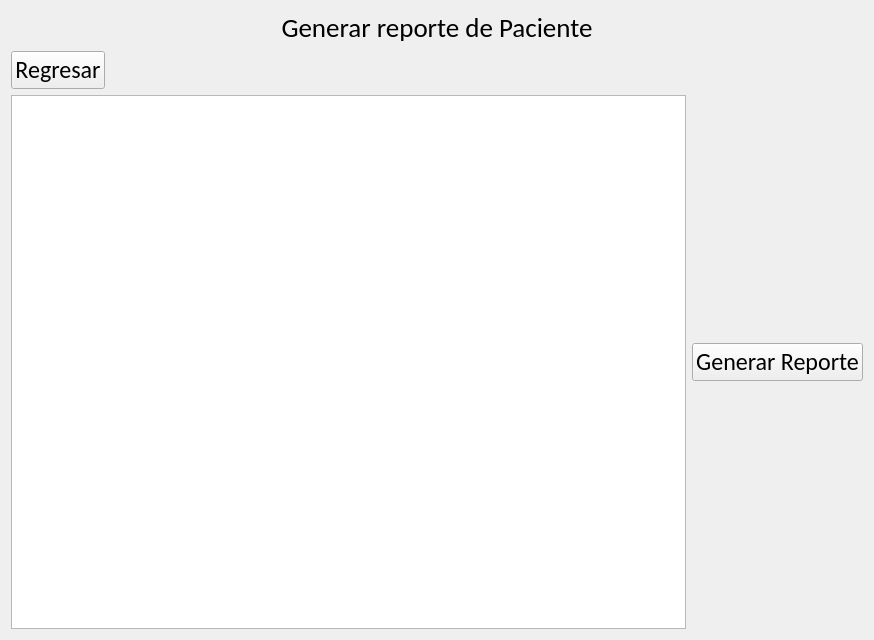
<?xml version="1.0" encoding="UTF-8"?>
<ui version="4.0">
 <class>Form</class>
 <widget class="QWidget" name="Form">
  <property name="geometry">
   <rect>
    <x>0</x>
    <y>0</y>
    <width>874</width>
    <height>640</height>
   </rect>
  </property>
  <property name="windowTitle">
   <string>Form</string>
  </property>
  <layout class="QGridLayout" name="gridLayout">
   <item row="2" column="1">
    <widget class="QListWidget" name="patient_list"/>
   </item>
   <item row="0" column="1" colspan="2">
    <widget class="QLabel" name="title">
     <property name="font">
      <font>
       <family>Calibri</family>
       <pointsize>20</pointsize>
      </font>
     </property>
     <property name="layoutDirection">
      <enum>Qt::LeftToRight</enum>
     </property>
     <property name="autoFillBackground">
      <bool>false</bool>
     </property>
     <property name="text">
      <string>Generar reporte de Paciente</string>
     </property>
     <property name="alignment">
      <set>Qt::AlignCenter</set>
     </property>
    </widget>
   </item>
   <item row="2" column="2" alignment="Qt::AlignVCenter">
    <widget class="QPushButton" name="generate_btn">
     <property name="font">
      <font>
       <family>Calibri</family>
       <pointsize>18</pointsize>
      </font>
     </property>
     <property name="text">
      <string>Generar Reporte</string>
     </property>
    </widget>
   </item>
   <item row="1" column="1" alignment="Qt::AlignLeft|Qt::AlignVCenter">
    <widget class="QPushButton" name="back_btn">
     <property name="font">
      <font>
       <family>Calibri</family>
       <pointsize>18</pointsize>
      </font>
     </property>
     <property name="text">
      <string>Regresar</string>
     </property>
    </widget>
   </item>
  </layout>
 </widget>
 <resources/>
 <connections/>
</ui>
